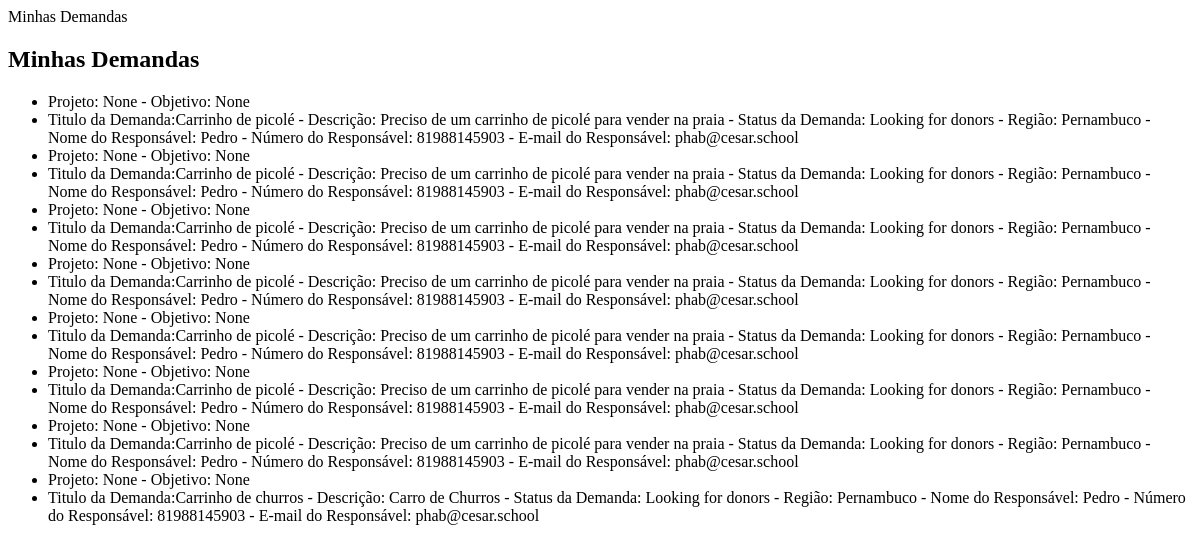
Page /mydemands/ (signed in) on the earlier database version.
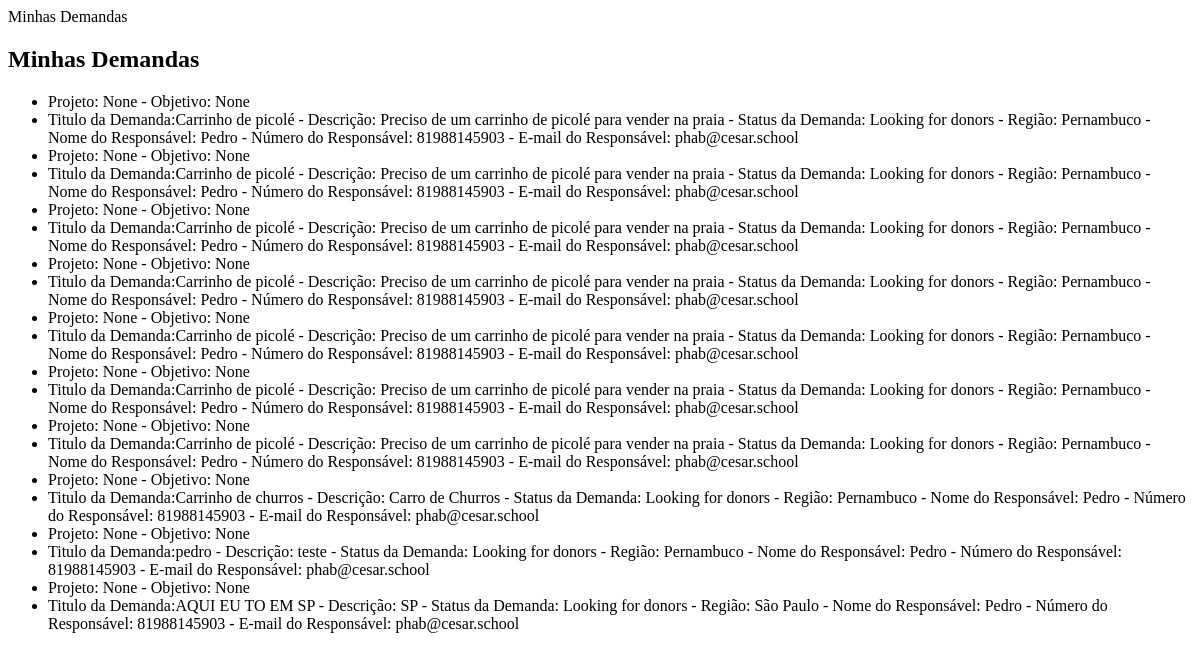
Same page on the later database version.
### fullapp/models.py (models this page shows, shortened)
class Demand(models.Model):
    user = models.ForeignKey(User, on_delete=models.CASCADE, null=True, blank=True)
    title = models.CharField(max_length=255, null=True, blank=True)
    description = models.CharField(max_length=255, null=True, blank=True)
    status = models.CharField(choices=get_choices(StatusEnum), default=StatusEnum.LOOKING_FOR_DONORS, max_length=255, null=True, blank=True)
    region = models.CharField(choices=get_choices(RegionEnum), default=RegionEnum.PERNAMBUCO, max_length=255, null=True, blank=True)
    user = models.ForeignKey(User, on_delete=models.CASCADE, null=True, blank=True)

class User(AbstractUser):
    ADMIN = 1
    AMBASSADOR = 2
    USER = 3
    ROLE_CHOICES = (
        (ADMIN, 'Admin'),
        (AMBASSADOR, 'Ambassador'),
        (USER, 'User'),
    )
    role = models.PositiveSmallIntegerField(choices=ROLE_CHOICES, default=USER)
    name = models.CharField(max_length=255, null=True, blank=True)
    phone = models.CharField(max_length=255, null=True, blank=True)
    email = models.CharField(max_length=255, null=True, blank=True)
    password = models.CharField(max_length=255, null=True, blank=True)
    project = models.CharField(max_length=50, null=True, blank=True)
    objective = models.CharField(max_length=255, null=True, blank=True)
    region = models.CharField(choices=get_choices(RegionEnum), default=RegionEnum.PERNAMBUCO, max_length=255, null=True, blank=True)

### fullapp/views.py (the view)
# urls.py: path('mydemands/', my_demands, name='my-demands'),
@login_required
def my_demands(request):
  current_user = request.user
  if current_user.role == 3:
    if request.user.is_authenticated:
        user_demands = Demand.objects.filter(user=request.user)
        return render(request, 'usuario/my_demands.html', {'user_demands': user_demands})
    else:
        return render(request, 'usuario/my_demands.html', {'user_demands': None})
  else:
    return redirect('home')

### fullapp/templates/usuario/my_demands.html (shortened to what this page needs)
{% block content %}
    <h2>Minhas Demandas</h2>
    {% if user_demands %}
        <ul>
            {% for demand in user_demands %}
            <li> Projeto: {{ user.project }} - Objetivo: {{ user.objective }} </li>
            <li>Titulo da Demanda:{{ demand.title }} - Descrição: {{ demand.description }} - Status da Demanda: {{ demand.status }} - Região: {{ demand.region }} - Nome do Responsável: {{ user.name }} - Número do Responsável: {{ user.phone }} - E-mail do Responsável: {{user.email}}</li>
            {% endfor %}
        </ul>
    {% else %}
        <p>Você não tem nenhuma demanda no momento.</p>
    {% endif %}
{% endblock %}

Differences in the rows shown:
added Demand: {{ user.project }} "None", {{ user.objective }} "None", title "pedro", description "teste", status "Looking for donors", region "Pernambuco", {{ user.name }} "Pedro", {{ user.phone }} "81988145903", {{ user.email }} "phab@cesar.school"
added Demand: {{ user.project }} "None", {{ user.objective }} "None", title "AQUI EU TO EM SP", description "SP", status "Looking for donors", region "São Paulo", {{ user.name }} "Pedro", {{ user.phone }} "81988145903", {{ user.email }} "phab@cesar.school"
